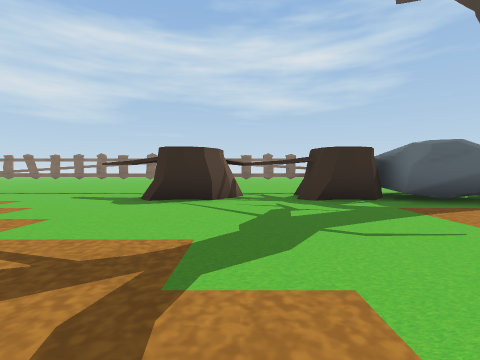
[1] (above)

21 first-person views from a walk through a Unity game level. The camera is 1.2 m above the floor, tilts 2° down and sees 85° across. The floor is counted in squares, 2 m on a side. Each view is taken from the middle of a square. On the plan, view 1 faces up. The plan holds only what a view shows up to about 9 squares ahead; the rest is blank. The place goes on beyond the plan. The player character is not drawn. Some animated figures are left out. Some surface patterns are stand-ins.

[2]
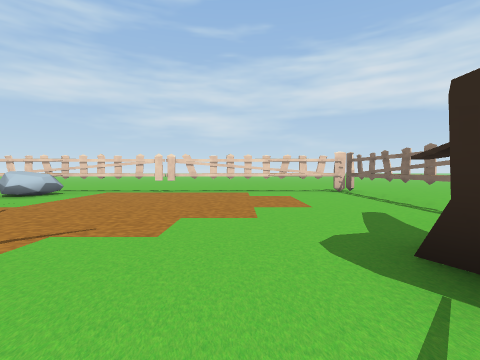

[3]
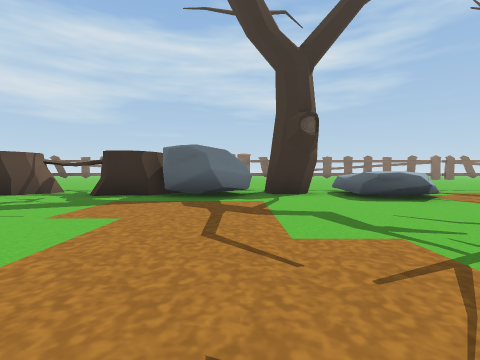

[4]
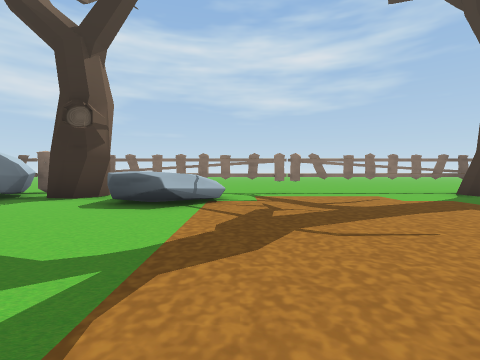

[5]
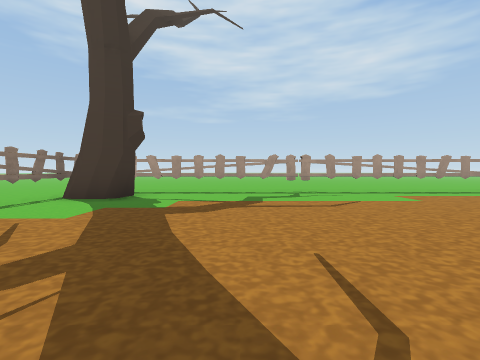

[6]
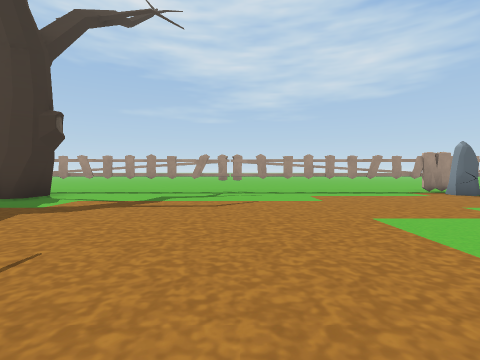

[7]
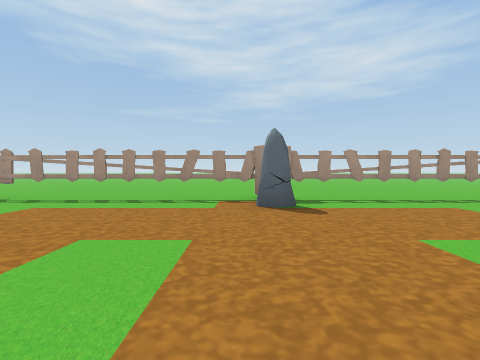

[8]
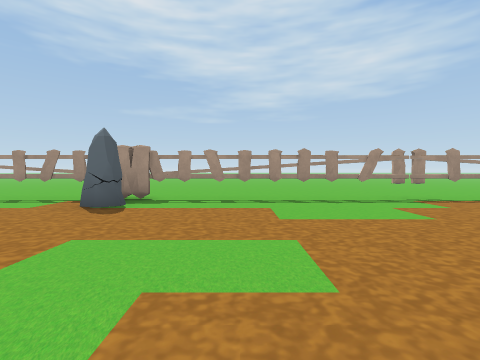

[9]
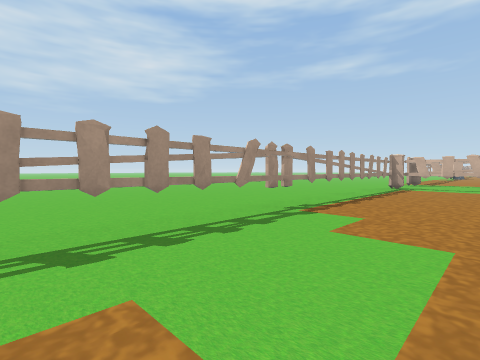

[10]
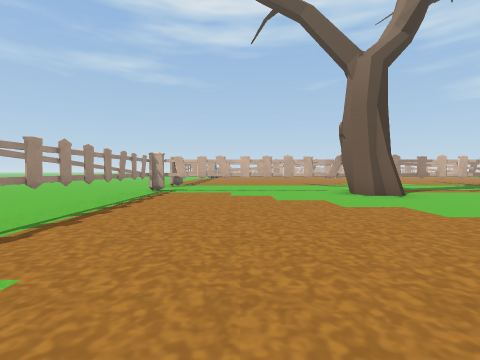

[11]
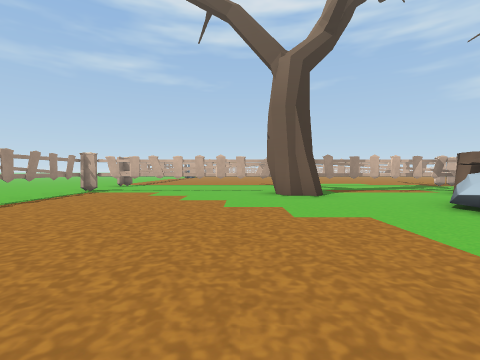

[12]
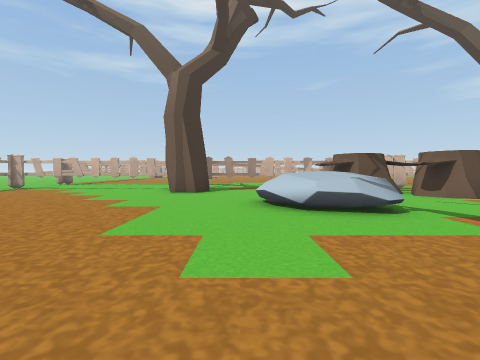

[13]
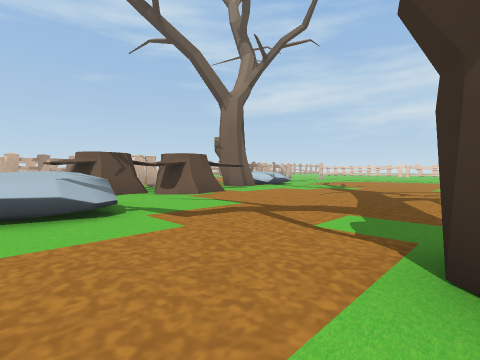

[14]
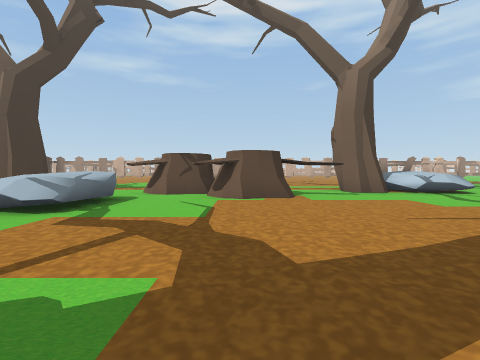

[15]
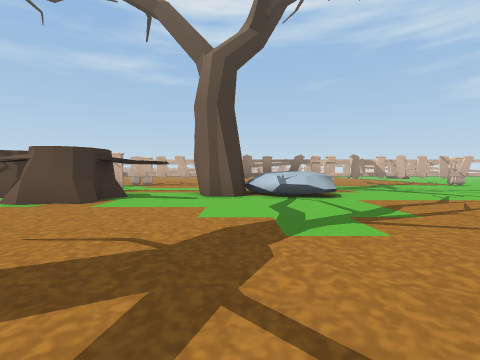

[16]
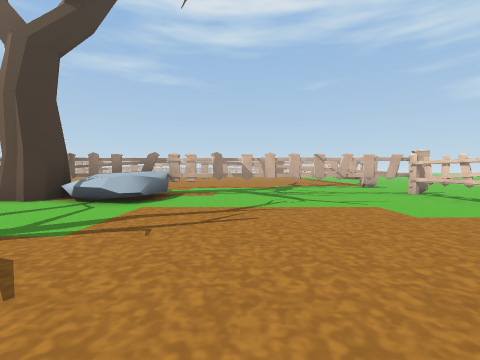

[17]
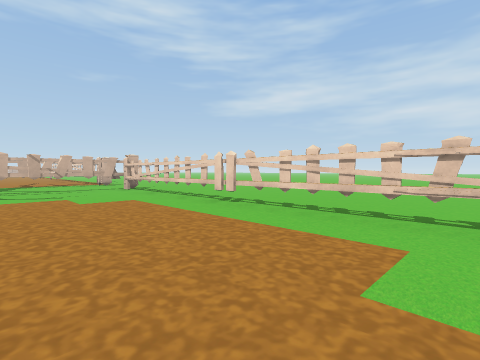

[18]
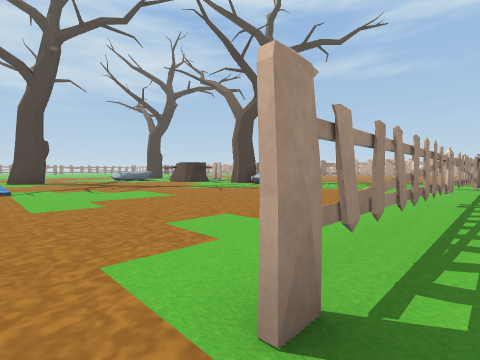

[19]
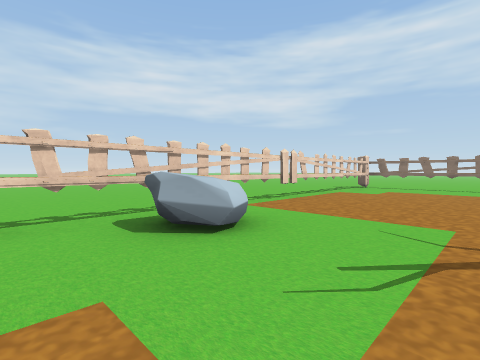

[20]
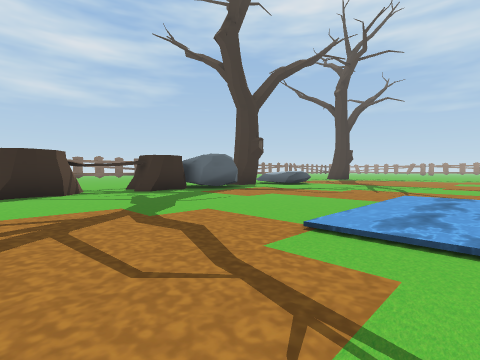

[21]
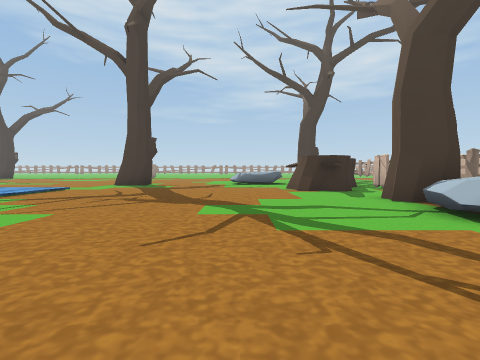

### Floor plan
Key: @ floor where view 1 was taken; # wall or solid block; x gap in a wall; . main floor; : floor 1 m higher than the main floor; / step, stairs or slope; = window, fence, low wall or low ledge; ~ water the walk can cross; T thing the floor can be seen under or through; O other object.
Columns run from 10 left of view 1 to 20 right of it. Each row starts with its distance up from view 1.
 10   ..
  9   ...                     ...
  8   ......  ......    .........
  7   .#x#==TTT=#######TTx#xx=##.
  6   .x...####### O##O ......##.
  5   .x........#OOO..OO........#
  4  ..x..............O.........x
  3  ..T........................x
  2  ..T........................#..
  1   .T........................x..
  0 ...x... ..@........ ........#..
 -1 ...OO.. ...~~~~....   ......x..
 -2 ...T... ...~~~~ ..     .....x..
 -3 ...T...                .....x..
 -4                       ......x..
 -5               ~        ....O#..
 -6   .........~~~~        .....x..
 -7   .T...........       ......x..
 -8 ...T.............#...  .....x..
 -9 ...T.................. .....x..
-10 ...T........................T..
-11 ...T........................T..
-12 ...T..............//........T..
-13 ...T..............:/........x..
-14 ...T......... ###. O........x..
-15  ..T.....//.. #####.........x..
-16  ..T...../:#######...##.....x..
-17  ..Tx#xxTTO==#####xx###xxxxx#..
-18  .........
-19      #

Where each view was taken, in squares from view 1:
view 1: 0 up, 0 right, facing up
view 2: 4 up, 0 right, facing left
view 3: 1 down, 5 right, facing up
view 4: 0 up, 10 right, facing up
view 5: 3 up, 10 right, facing right
view 6: 1 up, 10 right, facing right
view 7: 4 down, 12 right, facing right
view 8: 7 down, 12 right, facing right
view 9: 7 down, 15 right, facing down-right
view 10: 9 down, 15 right, facing down
view 11: 9 down, 13 right, facing down
view 12: 8 down, 10 right, facing down
view 13: 8 down, 9 right, facing down-left
view 14: 8 down, 5 right, facing down
view 15: 9 down, 1 right, facing down
view 16: 10 down, 3 left, facing down
view 17: 8 down, 4 left, facing down-left
view 18: 6 down, 8 left, facing down-right
view 19: 3 down, 4 left, facing up-left
view 20: 2 down, 2 left, facing up-right
view 21: 12 down, 4 left, facing right
